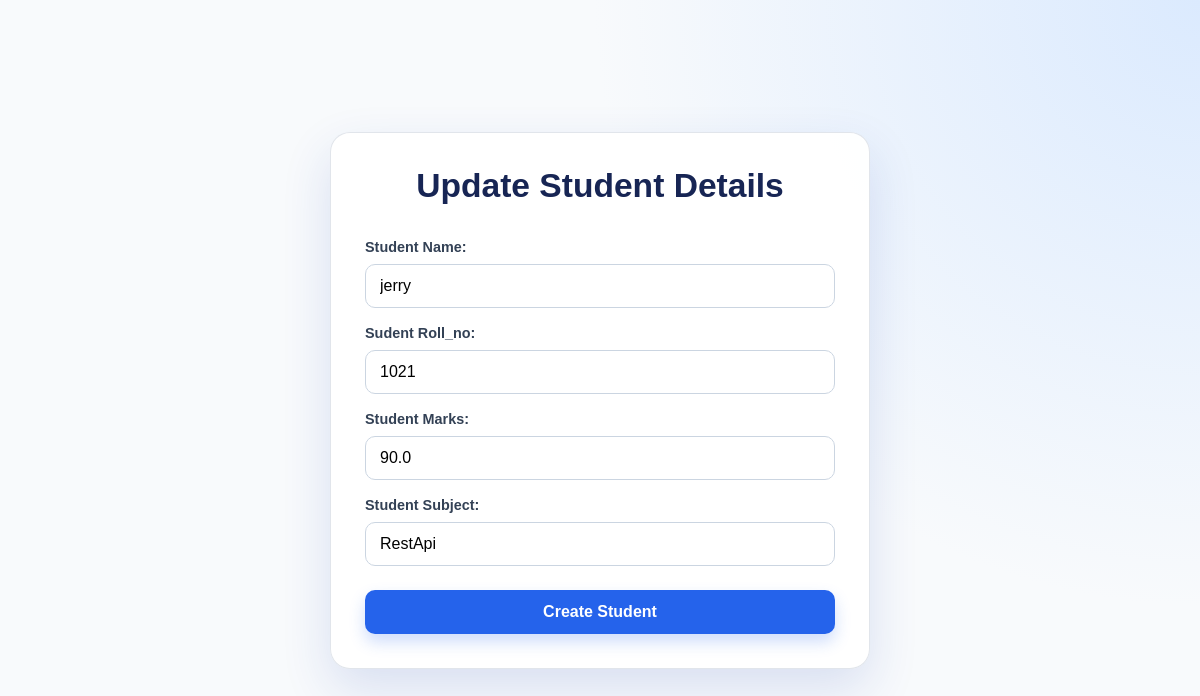
The app's page /update/5/ with its own data.
### student/models.py (models this page shows, shortened)
class Student(models.Model):
    name = models.CharField(max_length=50)
    roll_no = models.IntegerField(unique=True)
    marks = models.FloatField()
    subject = models.CharField(max_length=100)

### student/views.py (the view, shortened to what this page needs)
# urls.py: path('update/<int:student_id>/',views.update,name = 'update'),
def update(request,student_id):
    try:
        student = Student.objects.get(id = student_id)
    except Student.DoesNotExist:
        return HttpResponse('<h1>Not Found<h1>')
    context = {"student":student,'op':"update"}
    return render(request,'update.html',context)

### student/templates/update.html (shortened to what this page needs)
{% extends 'base.html' %}
{% load static %}
{% block head %}
<link rel="stylesheet" href="{% static 'css/update.css' %}">
{% endblock head %}
{% block content %}
<section class="update-page">
    <div class="main update-card">
        <h1>Update Student Details</h1>
        <div class="form">
            {% include 'partials/forms.html' %}
        </div>
    </div>
</section>
{% endblock content %}

### student/templates/partials/forms.html (shortened to what this page needs)
<form action="" method="post">
    <label for="">Student Name:</label>
    <input type="text" name="name" id="" placeholder="Enter student name" value="{{ student.name }}">
    <label for="">Sudent Roll_no:</label>
    <input type="number" name="roll_no" id="" placeholder="Enter Student Roll-No" value="{{ student.roll_no }}">
    <label for="">Student Marks: </label>
    <input type="number" name="marks"  placeholder="Enter Student Marks" id="" value="{{ student.marks}}">
    <label for="">Student Subject:</label>
    <input type="text" placeholder="Student Subject" name="subject" id="" value="{{ student.subject }}">
    <button type="submit"> Create Student </button>
</form>

### student/static/css/update.css (style rules this page uses)
* { box-sizing: border-box; }
body { margin: 0; min-height: 100vh; font-family: Arial, sans-serif; color: #172554; background: radial-gradient(circle at top right, #dbeafe, transparent 42%), #f8fafc; }
.update-page { display: grid; min-height: 100vh; padding: 36px 20px; place-items: center; }
.update-card { width: min(100%, 540px); padding: 34px; background: rgba(255, 255, 255, .95); border: 1px solid rgba(148, 163, 184, .28); border-radius: 20px; box-shadow: 0 20px 50px rgba(30, 64, 175, .14); animation: slide-in .6s cubic-bezier(.2, .8, .2, 1) both; }
.update-card h1 { margin: 0 0 26px; font-size: clamp(1.65rem, 4vw, 2.1rem); text-align: center; }
.form form { display: grid; gap: 9px; }
.form label { margin-top: 8px; font-size: .9rem; font-weight: 700; color: #334155; }
.form input { width: 100%; padding: 12px 14px; border: 1px solid #cbd5e1; border-radius: 10px; font: inherit; outline: none; transition: border-color .2s ease, box-shadow .2s ease, transform .2s ease; }
.form button { margin-top: 15px; padding: 13px; border: 0; border-radius: 10px; color: #fff; background: #2563eb; box-shadow: 0 8px 16px rgba(37, 99, 235, .22); cursor: pointer; font: inherit; font-weight: 700; transition: transform .2s ease, background-color .2s ease, box-shadow .2s ease; }

### records on screen
Student: name "jerry", roll_no "1021", marks "90.0", subject "RestApi"
